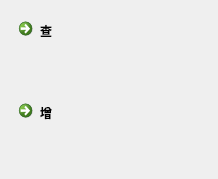
<?xml version="1.0" encoding="UTF-8"?>
<ui version="4.0">
 <class>OptionModel</class>
 <widget class="QWidget" name="OptionModel">
  <property name="geometry">
   <rect>
    <x>0</x>
    <y>0</y>
    <width>218</width>
    <height>179</height>
   </rect>
  </property>
  <property name="windowTitle">
   <string/>
  </property>
  <property name="windowIcon">
   <iconset resource="myqrc.qrc">
    <normaloff>:/myqrc/main.png</normaloff>:/myqrc/main.png</iconset>
  </property>
  <layout class="QVBoxLayout" name="verticalLayout">
   <item>
    <widget class="QCommandLinkButton" name="selectCmdLinkBt">
     <property name="sizePolicy">
      <sizepolicy hsizetype="Preferred" vsizetype="Preferred">
       <horstretch>1</horstretch>
       <verstretch>0</verstretch>
      </sizepolicy>
     </property>
     <property name="text">
      <string>查</string>
     </property>
    </widget>
   </item>
   <item>
    <widget class="QCommandLinkButton" name="addCmdLinkBt">
     <property name="text">
      <string>增</string>
     </property>
    </widget>
   </item>
  </layout>
 </widget>
 <resources>
  <include location="myqrc.qrc"/>
 </resources>
 <connections/>
</ui>
